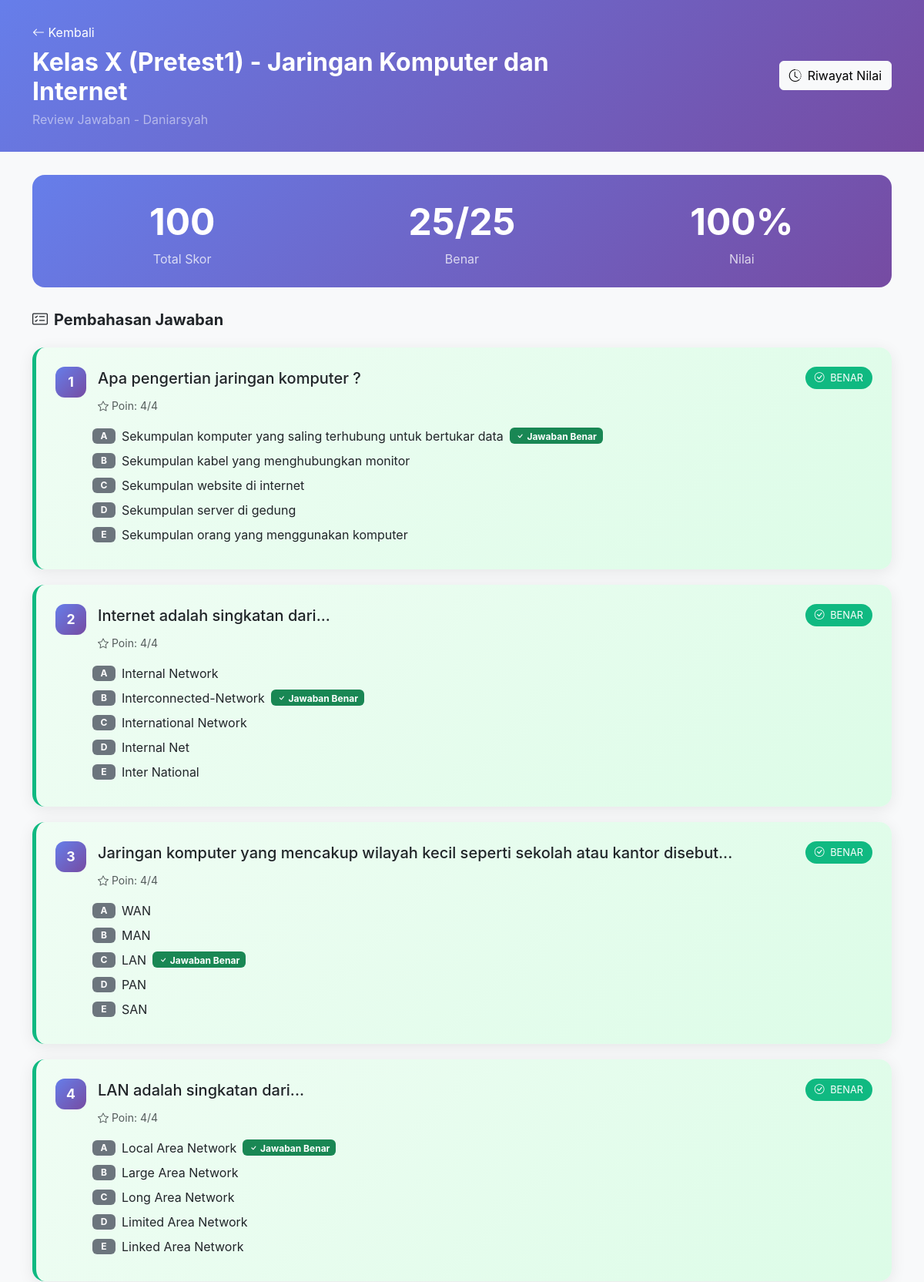
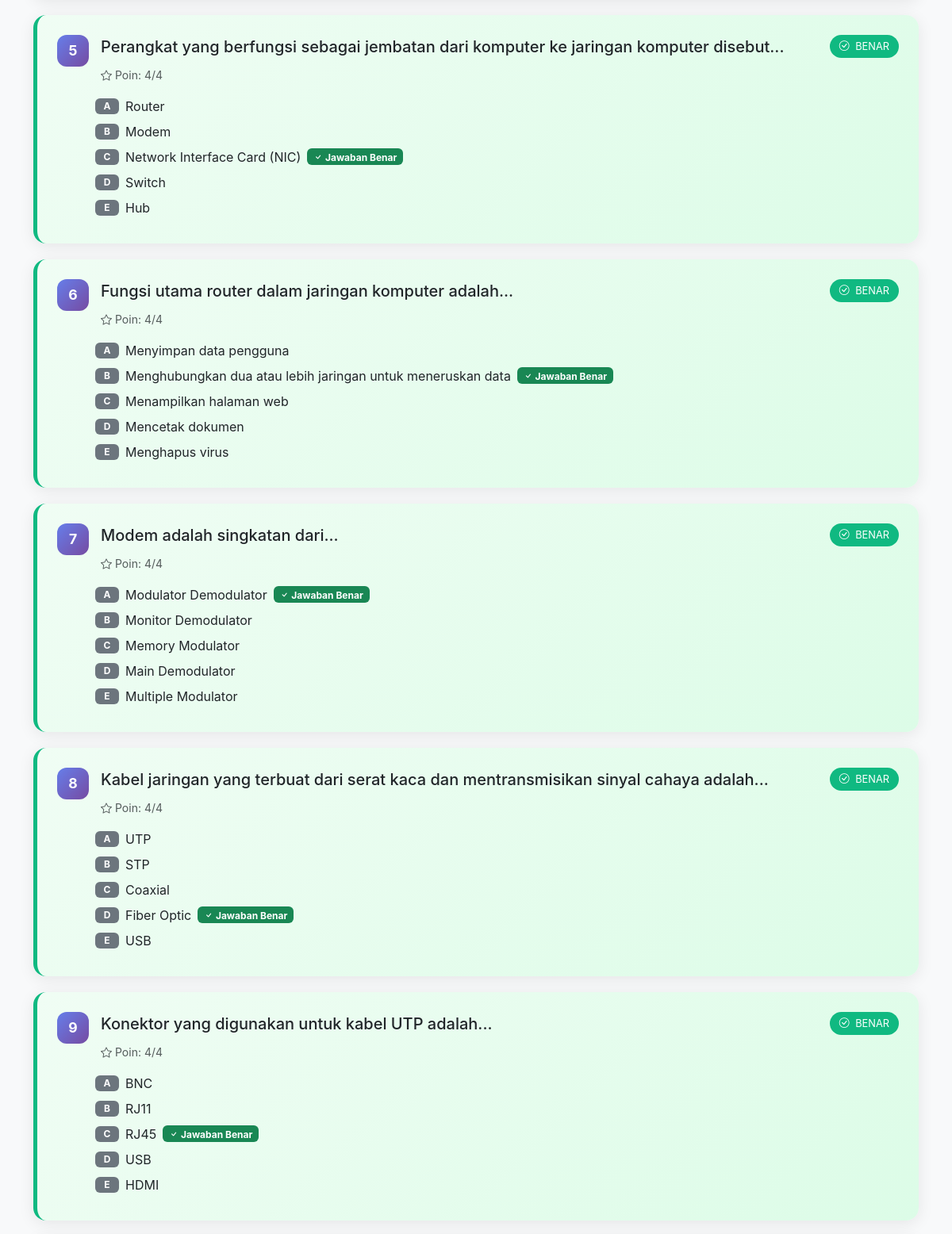
Screenshot of /review.php?nis=123123&id_ujian=11 (upper part) with the database file from the repository (2 pictures, top to bottom).
### tables this page shows
CREATE TABLE `ujian` (
  `id` int NOT NULL,
  `judul_ujian` varchar(255) NOT NULL,
  `deskripsi` text,
  `status` enum('aktif','nonaktif') DEFAULT 'nonaktif',
  `tgl_dibuat` datetime DEFAULT CURRENT_TIMESTAMP,
  `updated_at` timestamp NULL DEFAULT CURRENT_TIMESTAMP ON UPDATE CURRENT_TIMESTAMP,
  `kode_ujian` varchar(20) DEFAULT NULL,
  `allow_ip` text,
  `enable_browser_lock` enum('ya','tidak') DEFAULT 'tidak',
  `max_violations` int DEFAULT '3',
  `enable_device_check` enum('ya','tidak') DEFAULT 'tidak',
  `waktu_tersedia` int DEFAULT '0',
  `acak_soal` enum('ya','tidak') DEFAULT 'tidak',
  `acak_opsi` enum('ya','tidak') DEFAULT 'tidak',
  `tampilkan_review` enum('ya','tidak') DEFAULT 'tidak',
  `tampilkan_skor` enum('ya','tidak') DEFAULT 'ya'
);

CREATE TABLE `hasil_ujian` (
  `id` int NOT NULL,
  `id_ujian` int NOT NULL,
  `nis` varchar(50) NOT NULL,
  `nama` varchar(100) NOT NULL,
  `kelas` varchar(50) NOT NULL,
  `total_skor` int DEFAULT '0',
  `waktu_submit` datetime DEFAULT CURRENT_TIMESTAMP,
  `detail_jawaban` text,
  `device_fingerprint` varchar(64) DEFAULT NULL,
  `ip_address` varchar(45) DEFAULT NULL,
  `total_violations` int DEFAULT '0',
  `submitted_at` datetime DEFAULT NULL
);

CREATE TABLE `soal` (
  `id` int NOT NULL,
  `id_ujian` int NOT NULL,
  `pertanyaan` text NOT NULL,
  `gambar_pertanyaan` varchar(255) DEFAULT NULL,
  `opsi_a` varchar(255) NOT NULL,
  `gambar_a` varchar(255) DEFAULT NULL,
  `opsi_b` varchar(255) NOT NULL,
  `gambar_b` varchar(255) DEFAULT NULL,
  `opsi_c` varchar(255) NOT NULL,
  `gambar_c` varchar(255) DEFAULT NULL,
  `opsi_d` varchar(255) NOT NULL,
  `gambar_d` varchar(255) DEFAULT NULL,
  `opsi_e` varchar(255) NOT NULL,
  `gambar_e` varchar(255) DEFAULT NULL,
  `kunci_jawaban` enum('a','b','c','d','e') NOT NULL,
  `poin` int DEFAULT '10',
  `kategori` varchar(100) DEFAULT NULL,
  `timer_soal` int DEFAULT '0',
  `updated_at` timestamp NULL DEFAULT CURRENT_TIMESTAMP ON UPDATE CURRENT_TIMESTAMP
);

### review.php (the view, shortened to what this page needs)
<?php
require_once 'config/init_sekolah.php';
$nis = trim($_GET['nis']);
$id_ujian = (int)$_GET['id_ujian'];
$stmt = $conn->prepare("SELECT * FROM ujian WHERE id = ?");
$stmt->bind_param("i", $id_ujian);
$stmt->execute();
$result = $stmt->get_result();
$ujian = $result->fetch_assoc();
$stmt = $conn->prepare("SELECT * FROM hasil_ujian WHERE nis = ? AND id_ujian = ? ORDER BY waktu_submit DESC LIMIT 1");
$stmt->bind_param("si", $nis, $id_ujian);
$stmt->execute();
$result = $stmt->get_result();
$hasil = $result->fetch_assoc();
$detail_jawaban = json_decode($hasil['detail_jawaban'], true);
$stmt = $conn->prepare("SELECT id, opsi_a, opsi_b, opsi_c, opsi_d, opsi_e FROM soal WHERE id_ujian = ?");
$stmt->bind_param("i", $id_ujian);
$stmt->execute();
$result = $stmt->get_result();
$total_benar = 0;
foreach ($detail_jawaban as $jw) {
    if ($jw['is_correct']) {
        $total_benar++;
    }
}
?>
<!DOCTYPE html>
<html lang="id">
<head>
    <link href="vendor/bootstrap/bootstrap.min.css" rel="stylesheet">
    <link rel="stylesheet" href="vendor/bootstrap-icons/bootstrap-icons.min.css">
</head>
<body>
    <div class="review-header">
        <div class="container">
            <div class="row align-items-center">
                <div class="col-md-8">
                    <a href="index.php" class="text-white text-decoration-none mb-2 d-inline-block">
                        <i class="bi bi-arrow-left"></i> Kembali
                    </a>
                    <h2 class="text-white fw-bold mb-1"><?= htmlspecialchars($ujian['judul_ujian']) ?></h2>
                    <p class="text-white-50 mb-0">Review Jawaban - <?= htmlspecialchars($hasil['nama']) ?></p>
                </div>
                <div class="col-md-4 text-md-end">
                    <a href="riwayat.php?nis=<?= urlencode($nis) ?>" class="btn btn-light">
                        <i class="bi bi-clock-history me-2"></i>Riwayat Nilai
                    </a>
                </div>
            </div>
        </div>
    </div>
    <div class="container pb-5">
        <div class="skor-summary">
            <div class="row">
                <div class="col-4">
                    <div class="skor-number"><?= $hasil['total_skor'] ?></div>
                    <div class="opacity-75">Total Skor</div>
                </div>
                <div class="col-4">
                    <div class="skor-number"><?= $total_benar ?>/<?= count($detail_jawaban) ?></div>
                    <div class="opacity-75">Benar</div>
                </div>
                <div class="col-4">
                    <div class="skor-number"><?= round(($total_benar / count($detail_jawaban)) * 100) ?>%</div>
                    <div class="opacity-75">Nilai</div>
                </div>
            </div>
        </div>
        <h5 class="fw-bold mb-4">
            <i class="bi bi-card-checklist me-2"></i>Pembahasan Jawaban
        </h5>
        <?php $no = 1; foreach ($detail_jawaban as $jw): ?>
        <div class="review-card <?= $jw['is_correct'] ? 'benar' : 'salah' ?>">
            <div class="d-flex align-items-start mb-3">
                <span class="soal-number"><?= $no ?></span>
                <div class="flex-grow-1">
                    <div class="d-flex justify-content-between align-items-start">
                        <p class="mb-2 fw-medium fs-5"><?= nl2br(htmlspecialchars($jw['pertanyaan'])) ?></p>
                        <span class="<?= $jw['is_correct'] ? 'badge-benar' : 'badge-salah' ?>">
                            <i class="bi bi-<?= $jw['is_correct'] ? 'check-circle' : 'x-circle' ?> me-1"></i>
                            <?= $jw['is_correct'] ? 'BENAR' : 'SALAH' ?>
                        </span>
                    </div>
                    <small class="text-muted">
                        <i class="bi bi-star me-1"></i>Poin: <?= $jw['poin_diperoleh'] ?>/<?= $jw['poin'] ?>
                    </small>
                </div>
            </div>
            <div class="ms-5">
                <?php
                $options = [
                    'a' => $jw['opsi_a'] ?? '',
                    'b' => $jw['opsi_b'] ?? '',
                    'c' => $jw['opsi_c'] ?? '',
                    'd' => $jw['opsi_d'] ?? '',
                    'e' => $jw['opsi_e'] ?? ''
                ];
                foreach ($options as $key => $opt):
                    $is_jawaban_siswa = ($jw['jawaban_siswa'] === $key);
                    $is_kunci = ($jw['kunci_jawaban'] === $key);
                ?>
                <div class="d-flex align-items-center mb-2">
                    <span class="badge bg-secondary me-2" style="width: 30px;"><?= strtoupper($key) ?></span>
                    <span><?= htmlspecialchars($opt) ?></span>
                    <?php if ($is_kunci): ?>
                        <span class="badge bg-success ms-2"><i class="bi bi-check"></i> Jawaban Benar</span>
                    <?php elseif ($is_jawaban_siswa): ?>
                        <span class="badge bg-danger ms-2"><i class="bi bi-x"></i> Jawaban Anda</span>
                    <?php endif; ?>
                </div>
                <?php endforeach; ?>
            </div>
        </div>
        <?php $no++; endforeach; ?>
    </div>
</body>
</html>

### rows the page displays
ujian: judul_ujian "Kelas X (Pretest1) - Jaringan Komputer dan Internet"
hasil_ujian: nama "Daniarsyah", total_skor "100", detail_jawaban "25", ($total_benar/count($detail_jawaban))*100 "100"
soal: pertanyaan "Apa pengertian jaringan komputer ?", poin_diperoleh "4", poin "4", key "A", opsi_a "Sekumpulan komputer yang saling terhubung untuk bertukar data", key "B", opsi_b "Sekumpulan kabel yang menghubungkan monitor", key "C", opsi_c "Sekumpulan website di internet", key "D", opsi_d "Sekumpulan server di gedung", key "E", opsi_e "Sekumpulan orang yang menggunakan komputer"
soal: pertanyaan "Internet adalah singkatan dari...", poin_diperoleh "4", poin "4", key "A", opsi_a "Internal Network", key "B", opsi_b "Interconnected-Network", key "C", opsi_c "International Network", key "D", opsi_d "Internal Net", key "E", opsi_e "Inter National"
soal: pertanyaan "Jaringan komputer yang mencakup wilayah kecil seperti sekolah atau kantor disebut...", poin_diperoleh "4", poin "4", key "A", opsi_a "WAN", key "B", opsi_b "MAN", key "C", opsi_c "LAN", key "D", opsi_d "PAN", key "E", opsi_e "SAN"
soal: pertanyaan "LAN adalah singkatan dari...", poin_diperoleh "4", poin "4", key "A", opsi_a "Local Area Network", key "B", opsi_b "Large Area Network", key "C", opsi_c "Long Area Network", key "D", opsi_d "Limited Area Network", key "E", opsi_e "Linked Area Network"
soal: pertanyaan "Perangkat yang berfungsi sebagai jembatan dari komputer ke jaringan komputer disebut...", poin_diperoleh "4", poin "4", key "A", opsi_a "Router", key "B", opsi_b "Modem", key "C", opsi_c "Network Interface Card (NIC)", key "D", opsi_d "Switch", key "E", opsi_e "Hub"
soal: pertanyaan "Fungsi utama router dalam jaringan komputer adalah...", poin_diperoleh "4", poin "4", key "A", opsi_a "Menyimpan data pengguna", key "B", opsi_b "Menghubungkan dua atau lebih jaringan untuk meneruskan data", key "C", opsi_c "Menampilkan halaman web", key "D", opsi_d "Mencetak dokumen", key "E", opsi_e "Menghapus virus"
soal: pertanyaan "Modem adalah singkatan dari...", poin_diperoleh "4", poin "4", key "A", opsi_a "Modulator Demodulator", key "B", opsi_b "Monitor Demodulator", key "C", opsi_c "Memory Modulator", key "D", opsi_d "Main Demodulator", key "E", opsi_e "Multiple Modulator"
soal: pertanyaan "Kabel jaringan yang terbuat dari serat kaca dan mentransmisikan sinyal cahaya adalah...", poin_diperoleh "4", poin "4", key "A", opsi_a "UTP", key "B", opsi_b "STP", key "C", opsi_c "Coaxial", key "D", opsi_d "Fiber Optic", key "E", opsi_e "USB"
soal: pertanyaan "Konektor yang digunakan untuk kabel UTP adalah...", poin_diperoleh "4", poin "4", key "A", opsi_a "BNC", key "B", opsi_b "RJ11", key "C", opsi_c "RJ45", key "D", opsi_d "USB", key "E", opsi_e "HDMI"

### other values shown
$total_benar "25"
